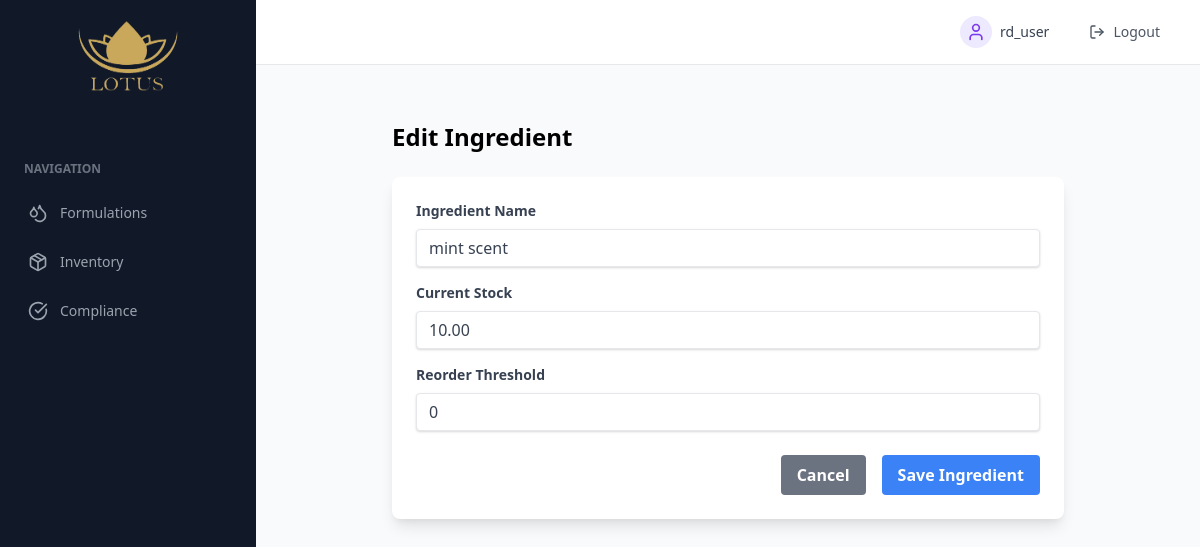
Page /inventory/3/edit/ (signed in) on the committed database.
### dashboard/models.py (models this page shows, shortened)
class Ingredient(models.Model):
    name = models.CharField(max_length=200, unique=True)
    current_stock = models.DecimalField(max_digits=10, decimal_places=2, default=0)
    reorder_threshold = models.DecimalField(max_digits=10, decimal_places=2, default=0)
    created_at = models.DateTimeField(default=timezone.now)
    updated_at = models.DateTimeField(auto_now=True)
    class Meta:
        db_table = 'dashboard_ingredient'  # Explicitly set table name

### dashboard/views.py (the view, shortened to what this page needs)
# urls.py: path('inventory/<int:pk>/edit/', views.inventory_edit_view, name='inventory_edit'),
@login_required
def inventory_edit_view(request, pk):
    if not request.user.roles.filter(name='rd').exists():
        return redirect('dashboard:inventory')
    ingredient = get_object_or_404(Ingredient, pk=pk)
    return render(request, 'dashboard/inventory/form.html', {
        'ingredient': ingredient
    })

### accounts/models.py (called while the page is built)
    def __str__(self):
        return self.name

### templates/dashboard/inventory/form.html (shortened to what this page needs)
{% extends 'base.html' %}
{% block content %}
<div class="container mx-auto px-4 py-8">
    <div class="max-w-2xl mx-auto">
        <h1 class="text-2xl font-bold mb-6">
            {% if ingredient %}Edit{% else %}Add New{% endif %} Ingredient
        </h1>
        <form method="POST" class="bg-white shadow-lg rounded-lg p-6">
            <div class="mb-4">
                <label class="block text-gray-700 text-sm font-bold mb-2" for="name">
                    Ingredient Name
                </label>
                <input type="text" name="name" id="name"
                       value="{{ ingredient.name|default:'' }}"
                       class="shadow appearance-none border rounded w-full py-2 px-3 text-gray-700 leading-tight focus:outline-none focus:shadow-outline"
                       required>
            </div>
            <div class="mb-4">
                <label class="block text-gray-700 text-sm font-bold mb-2" for="current_stock">
                    Current Stock
                </label>
                <input type="number" name="current_stock" id="current_stock"
                       value="{{ ingredient.current_stock|default:0 }}"
                       step="0.01"
                       class="shadow appearance-none border rounded w-full py-2 px-3 text-gray-700 leading-tight focus:outline-none focus:shadow-outline"
                       required>
            </div>
            <div class="mb-6">
                <label class="block text-gray-700 text-sm font-bold mb-2" for="reorder_threshold">
                    Reorder Threshold
                </label>
                <input type="number" name="reorder_threshold" id="reorder_threshold"
                       value="{{ ingredient.reorder_threshold|default:0 }}"
                       step="0.01"
                       class="shadow appearance-none border rounded w-full py-2 px-3 text-gray-700 leading-tight focus:outline-none focus:shadow-outline"
                       required>
            </div>
            <div class="flex justify-end space-x-4">
                <a href="{% url 'dashboard:inventory' %}"
                   class="bg-gray-500 hover:bg-gray-700 text-white font-bold py-2 px-4 rounded">
                    Cancel
                </a>
                <button type="submit" class="bg-blue-500 hover:bg-blue-700 text-white font-bold py-2 px-4 rounded">
                    Save Ingredient
                </button>
            </div>
        </form>
    </div>
</div>
{% endblock %}

### templates/base.html (shortened to what this page needs)
{% load static %}
<!DOCTYPE html>
<html lang="en">
<head>
    <link href="https://cdn.jsdelivr.net/npm/tailwindcss@2.2.19/dist/tailwind.min.css" rel="stylesheet">
</head>
<body class="bg-gray-50">
    {% if user.is_authenticated %}
    <div class="min-h-screen flex">
        <div class="w-64 bg-gray-900">
            <div class="p-4">
                <div class="flex flex-col items-center">
                    <img src="{% static 'images/test.png' %}" alt="Logo" class="w-40 h-20 mb-2">
                </div>
            </div>
            <nav class="mt-6">
                <div class="nav-section">NAVIGATION</div>
                {% if 'rd' in user.roles.all|stringformat:'s' or 'qa' in user.roles.all|stringformat:'s' %}
                    <a href="{% url 'dashboard:formulations' %}" class="nav-item">
                        <i data-lucide="droplets" class="w-5 h-5 mr-3"></i>
                        <span>Formulations</span>
                    </a>
                {% endif %}
                {% if 'rd' in user.roles.all|stringformat:'s' %}
                    <a href="{% url 'dashboard:inventory' %}" class="nav-item">
                        <i data-lucide="package" class="w-5 h-5 mr-3"></i>
                        <span>Inventory</span>
                    </a>
                {% endif %}
                {% if 'rd' in user.roles.all|stringformat:'s' %}
                    <a href="{% url 'dashboard:compliance' %}" class="nav-item">
                        <i data-lucide="check-circle" class="w-5 h-5 mr-3"></i>
                        <span>Compliance</span>
                    </a>
                {% endif %}
            </nav>
        </div>
        <div class="flex-1">
            <div class="bg-white border-b border-gray-200">
                <div class="h-16 flex justify-between items-center px-6">
                    <div class="flex items-center space-x-6">
                        <div class="flex items-center space-x-2">
                            <div class="w-8 h-8 rounded-full bg-purple-100 flex items-center justify-center">
                                <i data-lucide="user" class="text-purple-600 w-5 h-5"></i>
                            </div>
                            <span class="text-sm text-gray-700 font-medium">{{ user.username }}</span>
                        </div>
                        <a href="{% url 'account_logout' %}" class="flex items-center gap-2 px-4 py-2 text-sm text-gray-600 font-medium hover:text-white hover:bg-purple-600 rounded transition">
                            <i data-lucide="log-out" class="w-4 h-4"></i>
                            Logout
                        </a>
                    </div>
                </div>
            </div>
            <main class="p-6">
                {% block content %}
                {% endblock %}
            </main>
        </div>
    </div>
    {% endif %}
</body>
</html>

### templates/base.html (style rules this page uses)
.nav-item { color: #9ca3af; font-size: 0.875rem; font-weight: 500; padding: 0.75rem 1rem; border-radius: 0.375rem; display: flex; align-items: center; transition: all 0.3s ease; margin: 0.25rem 0.75rem; }
.nav-section { color: #6b7280; font-size: 0.75rem; font-weight: 600; text-transform: uppercase; padding: 1rem 1.5rem 0.5rem; }

### rows in the picture
Ingredient: name "mint scent", current_stock "10.00", reorder_threshold "0"

### other values in the picture
{{ user.username }} "rd_user"
